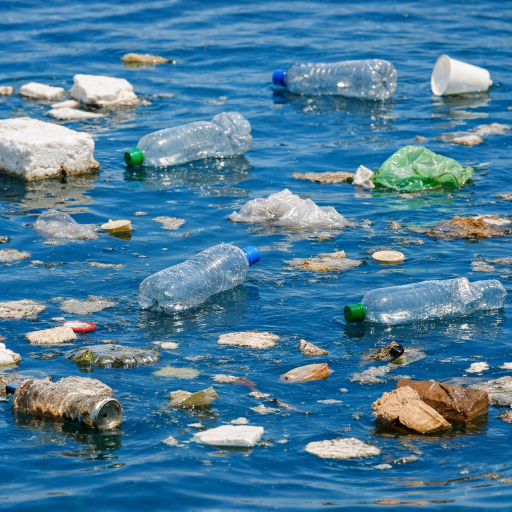
#> input picture data/water.jpg, 1024 x 1024 px (shown at 1/2 size)
$ python -i obstacle.py   (imports and definitions only)
#> lines starting #> are read from the running program, lines starting #| are printed output that depends on the picture; after the words box and inside, x2 and y2 are one past the last pixel; in counts of white or black regions, pixels touching at a corner belong together
#> further down, picture is the input picture: shape (1024, 1024, 3); mean B, G, R 154.9, 124.2, 72.8
import cv2
import numpy as np

def detect_obstacles(image):
    image = cv2.resize(image, (500, 500))
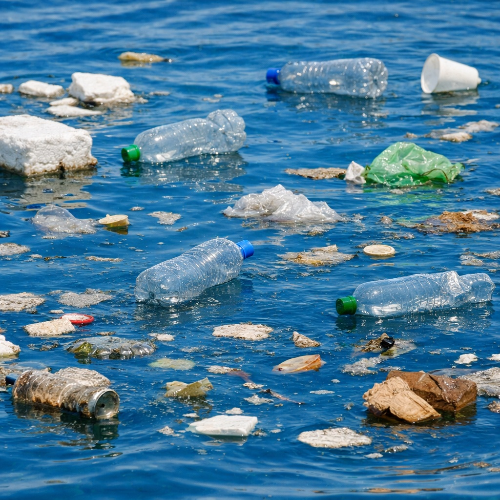
#> image: shape (500, 500, 3); mean of channels 0, 1, 2 154.8, 124, 72.7; drawn as B, G, R

    gray = cv2.cvtColor(image, cv2.COLOR_BGR2GRAY)
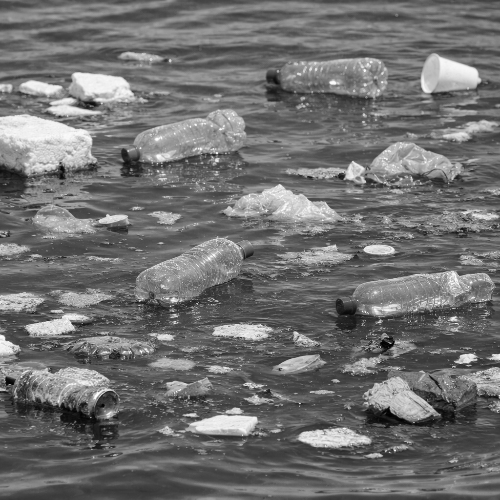
#> gray: shape (500, 500); min 0, max 255, mean 112.2

    # Detect dark objects
    _, mask = cv2.threshold(gray, 90, 255, cv2.THRESH_BINARY_INV)
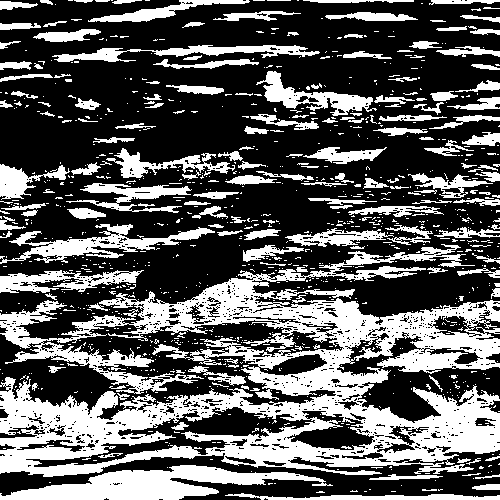
#> mask: shape (500, 500); 35.7% white; 1006 white regions (835 under 20 px), largest, box (x1, y1, x2, y2) and area: (0, 244, 500, 477) 47570, (0, 465, 333, 500) 5542, (0, 224, 215, 264) 2670

    # Remove noise
    kernel = np.ones((5,5), np.uint8)
    mask = cv2.morphologyEx(mask, cv2.MORPH_OPEN, kernel)
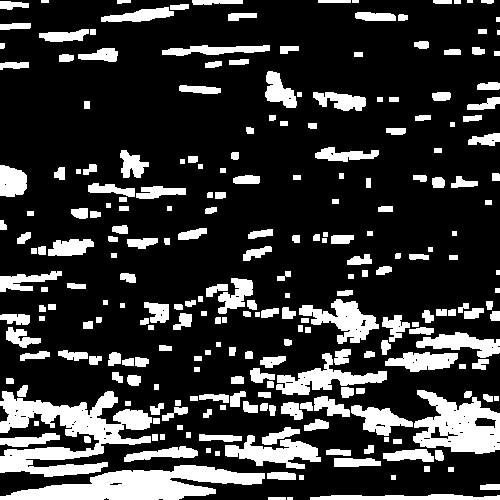
#> mask: shape (500, 500); 21.3% white; 252 white regions (3 under 20 px)

    display = image.copy()

    contours, _ = cv2.findContours(mask, cv2.RETR_EXTERNAL, cv2.CHAIN_APPROX_SIMPLE)
#> contours = 252 contours, 33 with area under 20; largest, box (x1, y1, x2, y2) and area: (0, 391, 152, 477) 5541, (0, 465, 265, 500) 4784, (413, 390, 500, 454) 3522, (276, 353, 387, 395) 1512, (299, 299, 379, 344) 1500

    for cnt in contours:
        area = cv2.contourArea(cnt)

        if area > 3000:
            x, y, w, h = cv2.boundingRect(cnt)
            cv2.rectangle(display, (x, y), (x+w, y+h), (0, 0, 255), 2)
#> this loop made 252 passes
#> (area, x, y, w, h) on passes 10, 53, 54: (4783.5, 0, 465, 265, 35), (5541, 0, 391, 152, 86), (3521.5, 413, 390, 87, 64)
#> area on passes 3, 4, 7, 11, 13, 14: 657, 89.5, 174, 313.5, 70.5, 411
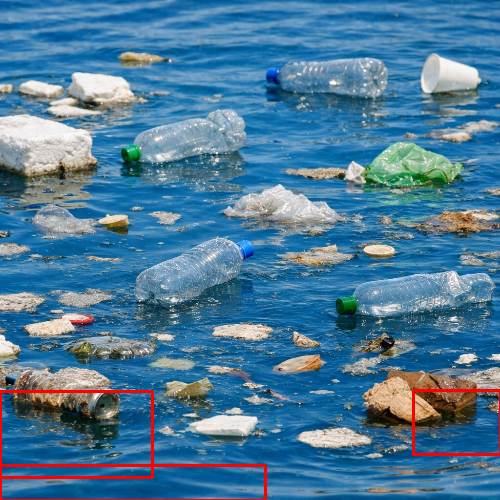
#> display: shape (500, 500, 3); 1.32% of pixels changed, all inside (x1, y1, x2, y2) = (0, 389, 500, 500); drawn as B, G, R

    return mask

>>> import cv2
>>> picture = cv2.imread('../data/water.jpg')
>>> result = detect_obstacles(picture)
